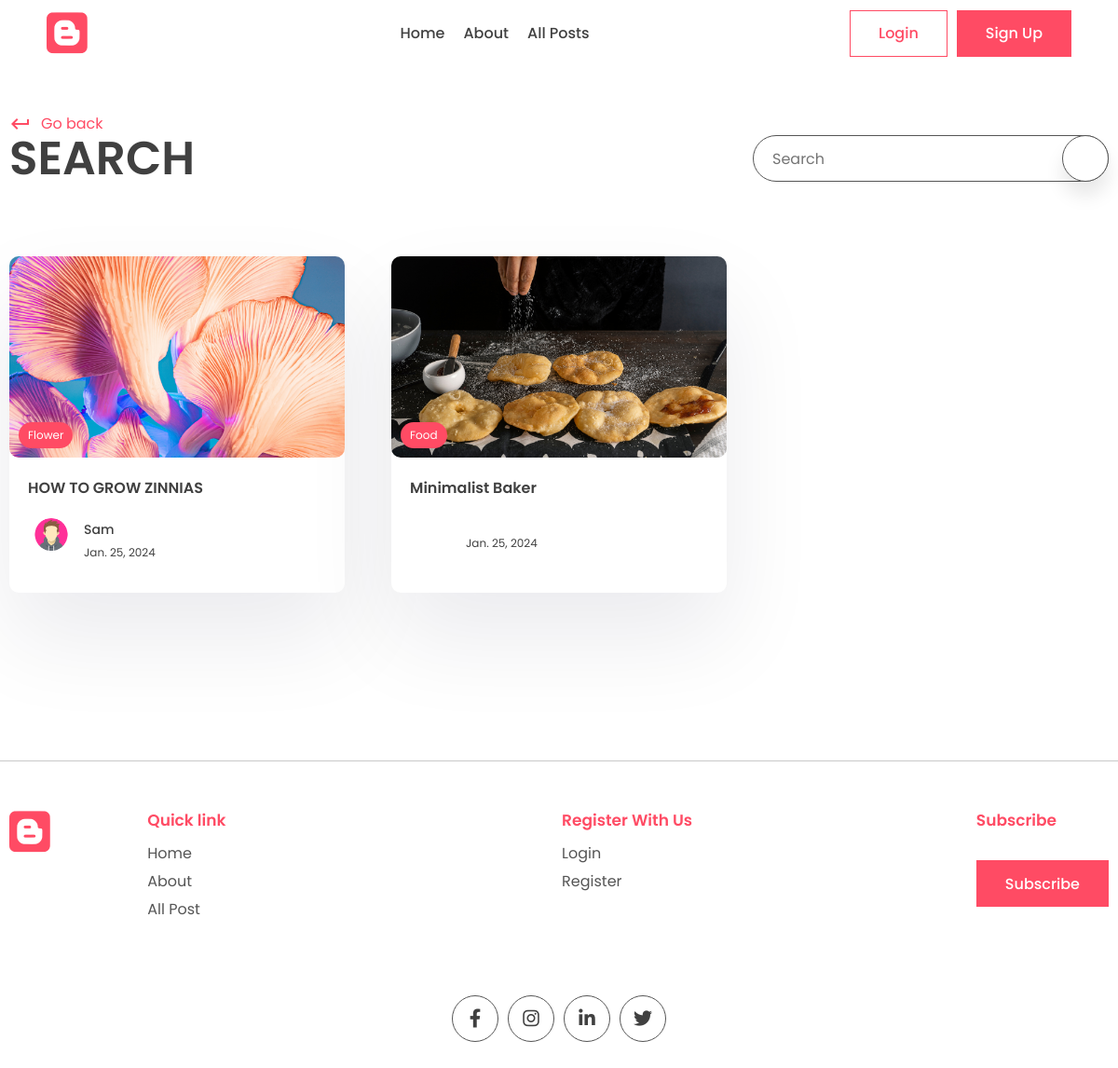
The app's page /search/ with its own data.
### app/models.py (models this page shows, shortened)
class Post(models.Model):
    title = models.CharField(max_length=200)
    content = models.TextField()
    last_updated = models.DateTimeField(auto_now=True)
    slug = models.SlugField(max_length=200, unique=True)
    image = models.ImageField(null=True, blank=True, upload_to="images/")
    tags = models.ManyToManyField(Tag, blank=True, related_name='post')
    view_count = models.IntegerField(null=True, blank=True)
    is_featured = models.BooleanField(default=False)
    author = models.ForeignKey(
        User, on_delete=models.CASCADE, null=True, blank=True)
    bookmarks = models.ManyToManyField(
        User, related_name="bookmarks", default=None, blank=True)
    likes = models.ManyToManyField(
        User, related_name="post_like", default=None, blank=True)

class Tag(models.Model):
    name = models.CharField(max_length=100)
    description = models.CharField(max_length=100)
    slug = models.SlugField(max_length=200, unique=True)

class Profile(models.Model):
    user = models.OneToOneField(User, on_delete=models.CASCADE)
    profile_image = models.ImageField(
        null=True, blank=True, upload_to="images/")
    slug = models.SlugField(max_length=200, unique=True)
    bio = models.CharField(max_length=200)

### app/views.py (the view)
# urls.py: path('search/', views.search_posts, name='search'),
def search_posts(request):
    search_query = ""
    if request.GET.get('q'):
        search_query = request.GET.get('q')
    posts = Post.objects.filter(title__icontains=search_query)
    print('Search : ', search_query)
    context = {'posts': posts, 'search_query': search_query}
    return render(request, 'app/search.html', context)

### app/templates/app/search.html (shortened to what this page needs)
{% extends "base.html" %}
{% block content %}
<div class="container">
    <div class="page-top">
        <div class="top flex">
            <div class="page-name">
                <a href="#" class="learn">
                    <span class="material-icons"> keyboard_return </span> Go back
                </a>
                <h1>Search</h1>
            </div>
            <form method="GET" class="search-bar s-active">
                <input type="text" placeholder="Search" name="q" value="{{search_query}}" />
                <button type="submit" class="animated-search">
                </button>
            </form>
        </div>
    </div>
</div>
</main>
<section class="sp">
    <div class="container">
        <div class="grid">
            {% for post in posts %}
            <a href="#">
                <div class="card">
                    <div class="post-img">
                        <img src="{{post.image.url}}" alt="" />
                        <div class="tag">{{post.tags.all.0.name}}</div>
                    </div>
                    <div class="card-content">
                        <h3>
                            {{post.title}}
                        </h3>
                        <div class="author">
                            <div class="profile-pic">
                                <img src="{{post.author.profile.profile_image.url}}" alt="" />
                            </div>
                            <div class="details">
                                <p>{{post.author.first_name}}</p>
                                <small>{{post.last_updated|date}}</small>
                            </div>
                        </div>
                    </div>
                </div>
            </a>
            {% endfor %}
        </div>
    </div>
</section>
{% endblock content %}

### app/static/app/style.css (style rules this page uses)
* { margin: 0; padding: 0; box-sizing: border-box; text-decoration: none; border: none; outline: none; list-style: none; font-family: "Poppins", sans-serif; color: var(--black); }
:root { --red: #ff4b64; --black: #404040; --des: #555555; --shadow: #ffffff1a 0px 1px 1px 0px inset, #32325d40 0px 50px 100px -20px, #0000004d 0px 30px 60px -30px; --shadow2: rgba(17, 12, 46, 0.084) 0px 48px 100px 0px; }
html { font-size: 62.5%; }
[class*="grid"] { display: grid; }
img { width: 100%; }
.container { max-width: 1220px; margin: auto; padding: 0 10px; }
p, a { font-size: 1.6rem; color: var(--des); }
input, textarea { font-size: 1.6rem; color: var(--black); }
.search-bar, .animated-search { width: 5rem; aspect-ratio: 1/1; border: 1px solid var(--des); border-radius: 50%; display: flex; align-items: center; justify-content: center; background: white; box-shadow: 0 15px 20px #00000018; cursor: pointer; margin-top: 10rem; z-index: 2; }
.search-bar input { display: none; }
.search-bar { box-shadow: unset; border: none; }
.search-bar .animated-search { margin-top: 0; }
.s-active { width: fit-content; border-radius: 5rem; height: 5rem; aspect-ratio: unset; position: relative; padding: 0 6rem; padding-left: 2rem; border: 1px solid var(--des); }
.s-active input { width: 30rem; font-style: 1.6rem; height: calc(100% - 2px); display: block; }
.s-active .animated-search { position: absolute !important; top: 50%; transform: translateY(-50%); right: -1px; }
.sp { padding: 8rem 0; }
.post-img { height: 40rem; width: 100%; overflow: hidden; border-radius: 1rem; }
.post-img img { height: 100%; object-fit: cover; object-position: center; }
.learn { display: flex; align-items: center; gap: 1rem; color: var(--red); margin-top: 2rem; }
.learn span { color: #ff4b64; }
.card { background: white; box-shadow: var(--shadow2); border-radius: 1rem; cursor: pointer; transition: 0.3s; }
.post-img { position: relative; }
.tag { position: absolute; bottom: 1rem; left: 1rem; background: var(--red); color: white; border-radius: 5rem; padding: 0.5rem 1rem; font-size: 1.2rem; }
.card-content { padding: 2rem; padding-bottom: 3rem; }
.card h3 { font-size: 1.6rem; font-weight: 600; }
.card .post-img { width: 100%; height: unset; aspect-ratio: 1/0.6; }
.author { display: flex; align-items: center; gap: 1rem; margin-top: 2rem; }
.profile-pic { width: 5rem; aspect-ratio: 1/1; border-radius: 50%; overflow: hidden; }
.author p { color: var(--black); font-weight: 500; font-size: 1.4rem; }
.author small { color: var(--black); font-size: 1.2rem; }
.page-name h1 { font-size: 5rem; text-transform: uppercase; font-weight: 600; line-height: 5rem; }
.flex { display: flex; align-items: flex-end; justify-content: space-between; }
.flex .search-bar { margin-top: 0; }
.grid { grid-template-columns: repeat(3, 1fr); gap: 5rem; }
.flex { display: flex; }

### records on screen
Post: image (picture), tags.all.0.name "Flower", title "HOW TO GROW ZINNIAS", author.profile.profile_image (picture), author.first_name "Sam", last_updated "Jan. 25, 2024"
Post: image (picture), tags.all.0.name "Food", title "Minimalist Baker", last_updated "Jan. 25, 2024"
